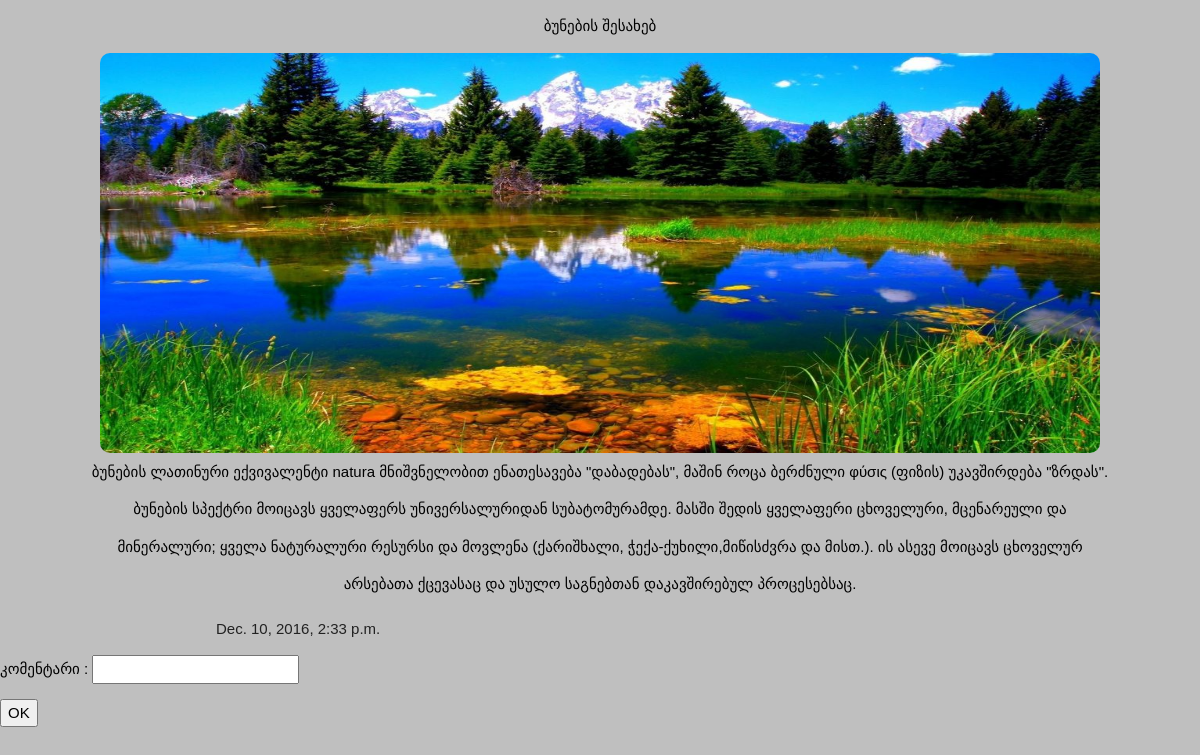
The app's page /sing/app/4/srulad/, older data.
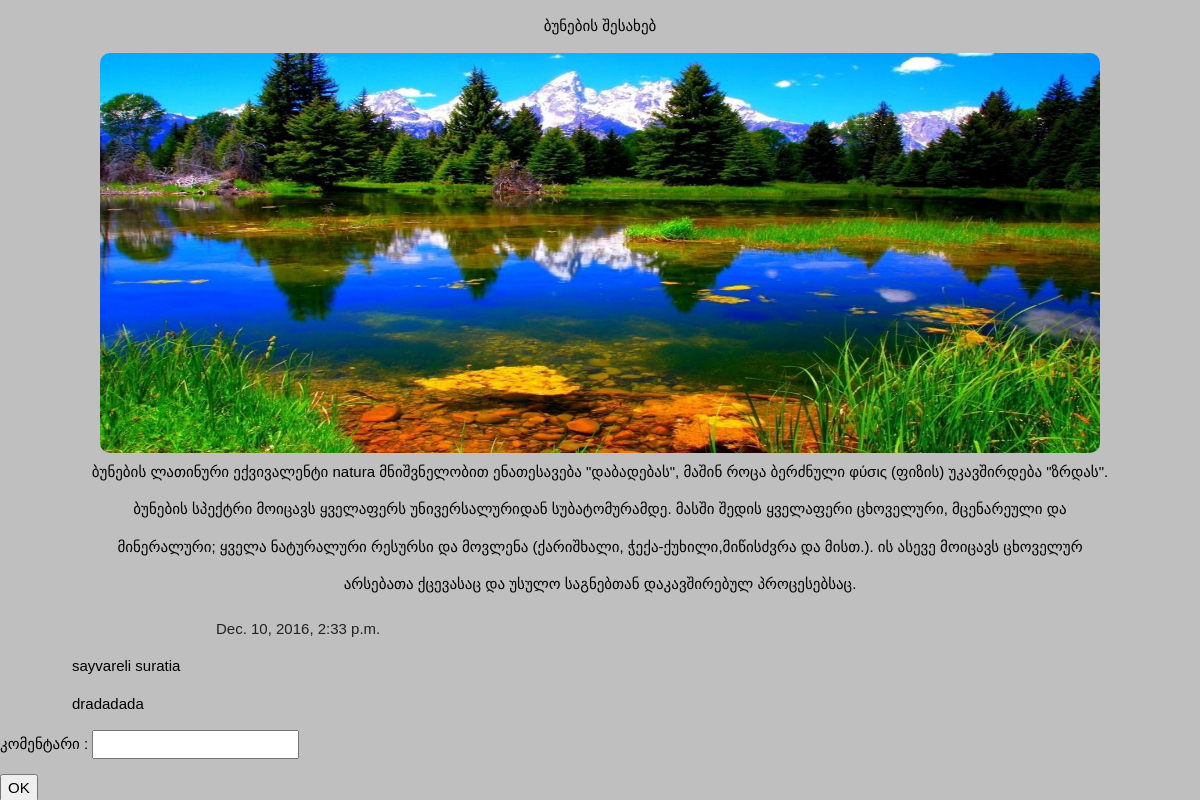
The same page, newer data.
### app/models.py (models this page shows)
class Comment(models.Model):
	posti=models.ForeignKey(Post,on_delete=models.CASCADE,verbose_name=_("პოსტი"))
	komentari=models.CharField(verbose_name="კომენტარი",max_length=200)
	def __str__(self):
		return self.komentari
	class Meta:
		verbose_name_plural=_("კომენტარები")

### app/views.py (the view)
# urls.py: url(r'^(?P<posti_id>[0-9]+)/srulad/$',srulad,name="srulad"),
def srulad(request,posti_id):
	form=CommentForm()
	posti_srulad=Post.objects.get(pk=posti_id)
	if request.method=="POST":
		posti_srulad.comment_set.create(
			komentari=request.POST.get("new_comment"))
	return render(request,'app/srulad.html',{"posti":posti_srulad,"form":form})

### app/forms.py
class CommentForm(forms.Form):
    new_comment = forms.CharField(label='კომენტარი ', max_length=100)
    class Meta:
    	model= Comment
    	fields=('kometari',)

### templates/app/srulad.html (shortened to what this page needs)
<!DOCTYPE html>
<html>
<head>
{% load static %}
<link rel="stylesheet" href="{% static 'css/new.css' %}">
</head>
<body style="background-color: rgb(191, 191, 191);">
	<p style="text-align: center;" >{{posti.postis_satauri}}</p>
	<img src="{{posti.surati.url}}" alt="some_text" style="width: 1000px; height: 400px; margin: auto; display: block; border-radius: 10px;">
	<p style="text-align: center; line-height: 2.5em; display: block; margin: auto; width: 1024px;">{{posti.postis_contenti}}</p>
	<p style="display: block; padding-left: 18%; color: rgb(34, 34, 34);">{{posti.sheqmnis_dro}}</p>
	{% for i in posti.comment_set.all %}
		<p style="padding-left: 6%;">{{i}}</p>
	{% endfor %}
 <form action="" method="POST">
 	{{ form.as_p}}
	<input type="submit" value="OK">
</form>
</body>
</html>

Row changes from the older to the newer data that the page shows:
added Comment: komentari "sayvareli suratia"
added Comment: komentari "dradadada"
